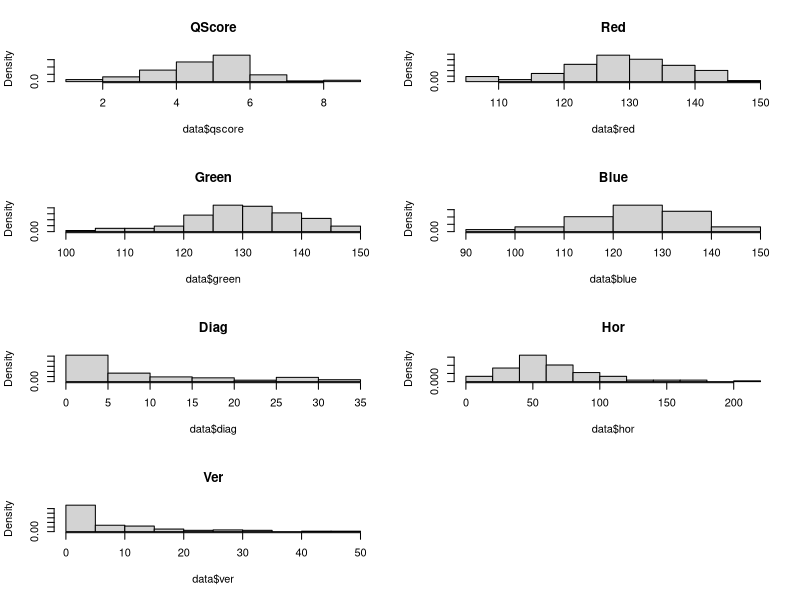
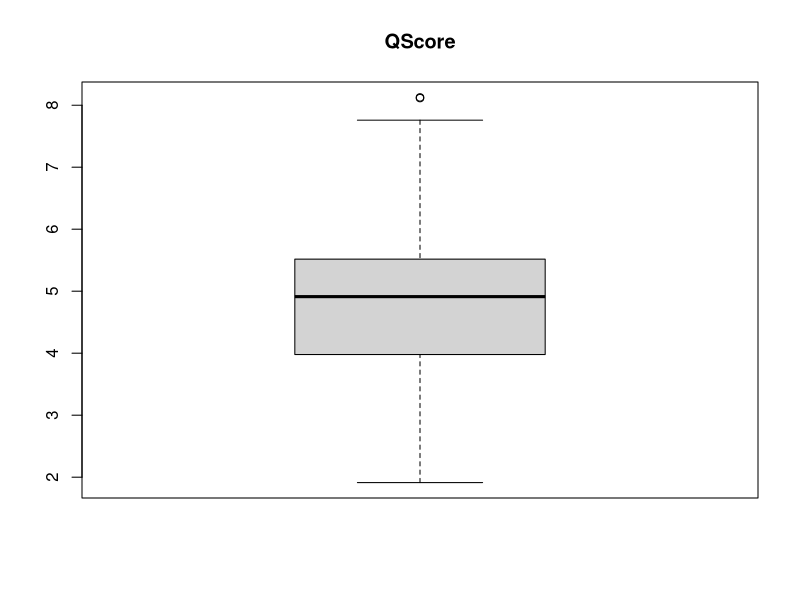
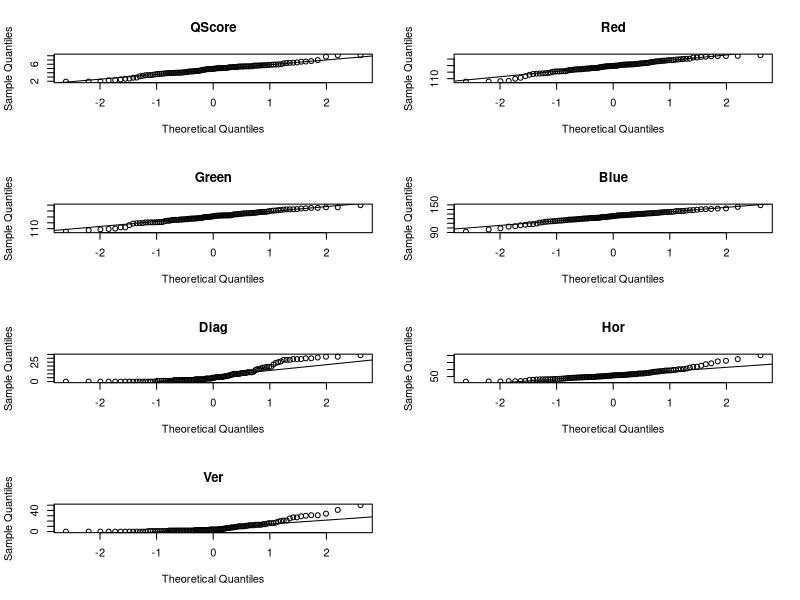
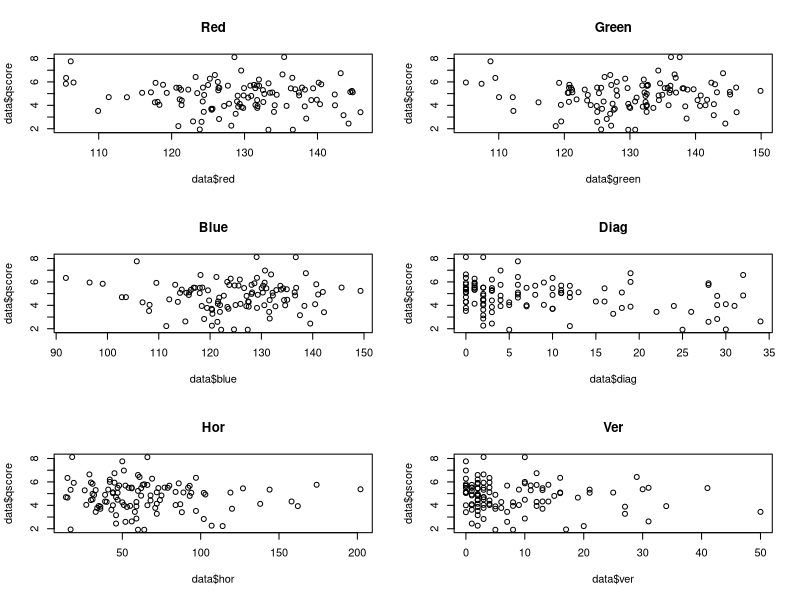
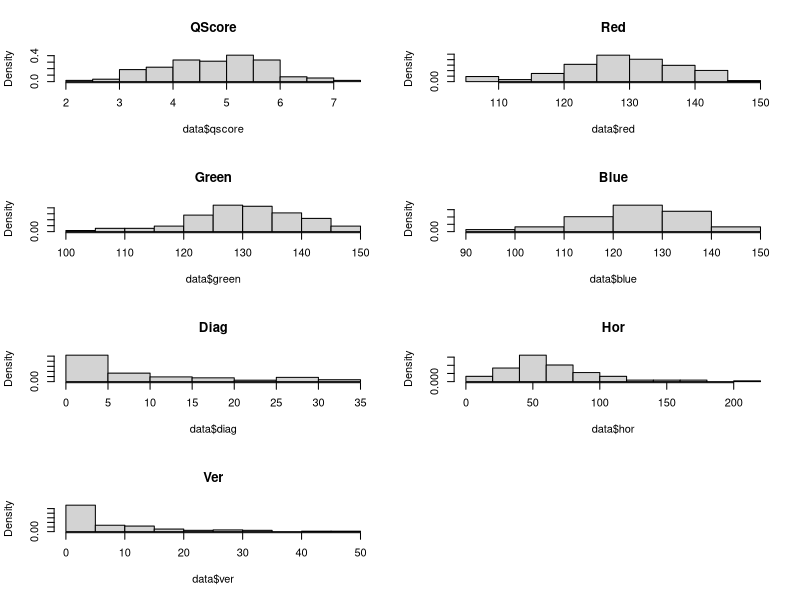
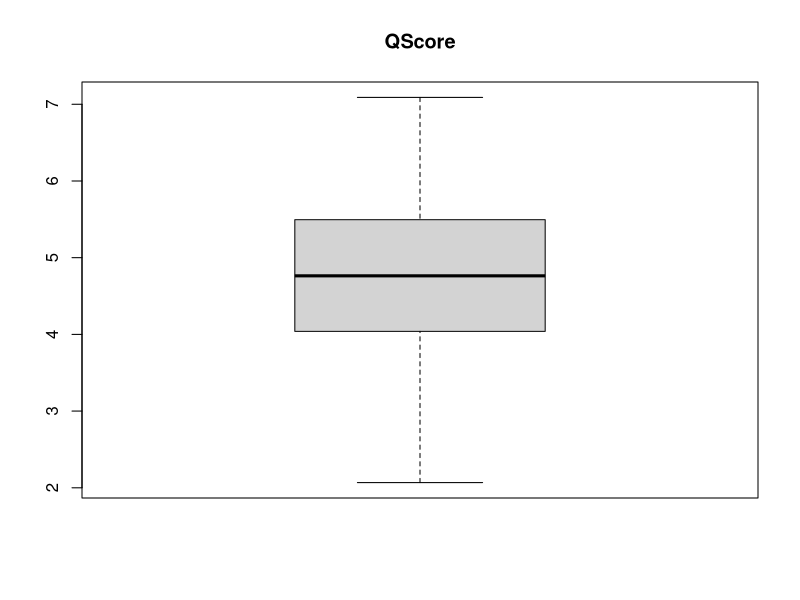
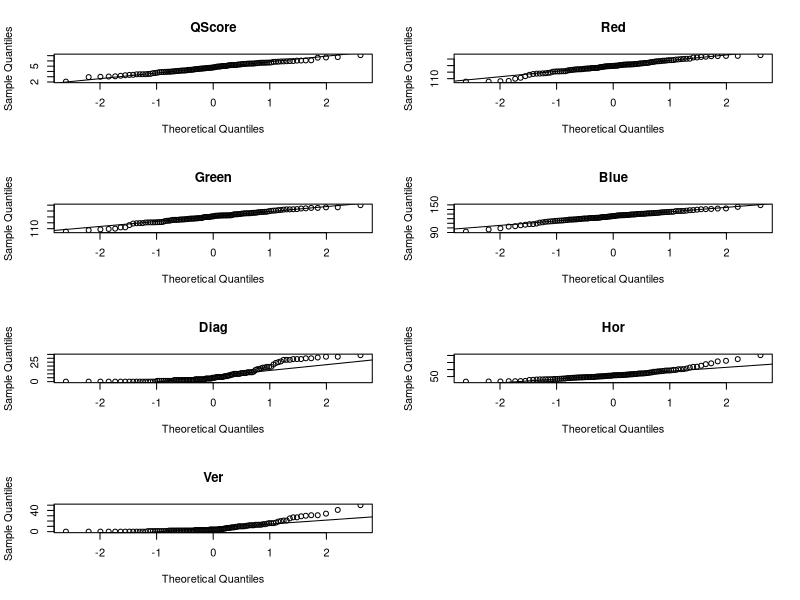
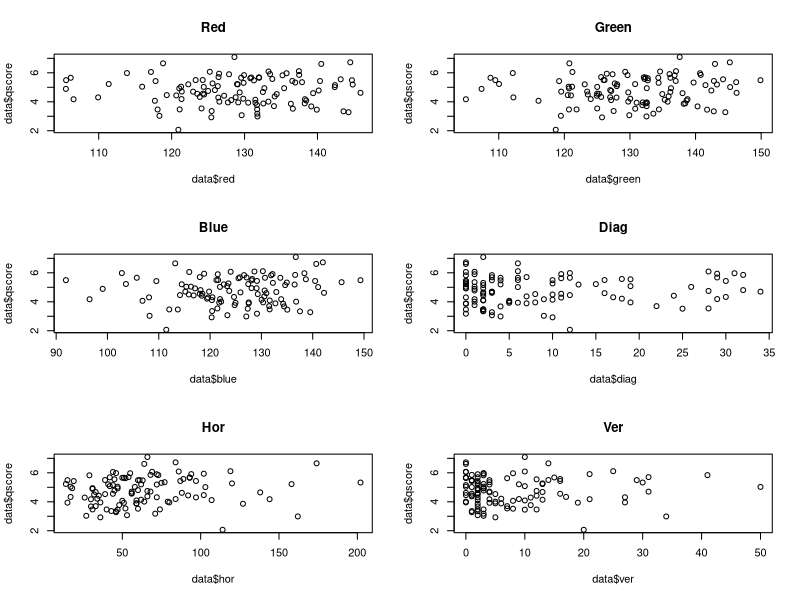

Here is the R script that generated these plots, in order:
#!/bin/Rscript

#Agradavel
data = read.table("rgbQScoreAgrad.dat", header=TRUE)

print("Agradável")
#Spearman, analise do rho  > 0,90 a 1,0 indica correlação muito forte; +- 0,70 a +- 0,90 indica correlação forte; +- 0,50 a +- 0,70 moderada
print("Spearman red")
cor.test(data$qscore, data$red, method="spearman")
print("Spearman green")
cor.test(data$qscore, data$green, method="spearman")
print("Spearman blue")
cor.test(data$qscore, data$blue, method="spearman")
print("Spearman diag")
cor.test(data$qscore, data$diag, method="spearman")
print("Spearman hor")
cor.test(data$qscore, data$hor, method="spearman")
print("Spearman ver")
cor.test(data$qscore, data$ver, method="spearman")

print("Kendall red")
cor.test(data$qscore, data$red, method="kendall")
print("Kendall green")
cor.test(data$qscore, data$green, method="kendall")
print("Kendall blue")
cor.test(data$qscore, data$blue, method="kendall")
print("Kendall diag")
cor.test(data$qscore, data$diag, method="kendall")
print("Kendall hor")
cor.test(data$qscore, data$hor, method="kendall")
print("Kendall ver")
cor.test(data$qscore, data$ver, method="kendall")

pdf(file="histAgrad.pdf", paper="special")
par(mfrow = c(4,2))
hist(data$qscore, prob=TRUE, main="QScore")
hist(data$red, prob=TRUE, main="Red")
hist(data$green, prob=TRUE, main="Green")
hist(data$blue, prob=TRUE, main="Blue")
hist(data$diag, prob=TRUE, main="Diag")
hist(data$hor, prob=TRUE, main="Hor")
hist(data$ver, prob=TRUE, main="Ver")

pdf(file="boxAgrad.pdf", paper="special")
#par(mfrow = c(4,2))
boxplot(data$qscore, prob=TRUE, main="QScore")
#boxplot(data$red, prob=TRUE, main="Red")
#boxplot(data$green, prob=TRUE, main="Green")
#boxplot(data$blue, prob=TRUE, main="Blue")
#boxplot(data$diag, prob=TRUE, main="Diag")
#boxplot(data$hor, prob=TRUE, main="Hor")
#boxplot(data$ver, prob=TRUE, main="Ver")

pdf(file="qqplotsAgrad.pdf", paper="special")
par(mfrow = c(4,2))
qqnorm(data$qscore, main="QScore");qqline(data$qscore)
qqnorm(data$red, main="Red");qqline(data$red)
qqnorm(data$green, main="Green");qqline(data$green)
qqnorm(data$blue, main="Blue");qqline(data$blue)
qqnorm(data$diag, main="Diag");qqline(data$diag)
qqnorm(data$hor, main="Hor");qqline(data$hor)
qqnorm(data$ver, main="Ver");qqline(data$ver)

pdf(file="plotsAgrad.pdf", paper="special")
par(mfrow = c(3,2))
plot(data$red, data$qscore, main="Red")
plot(data$green, data$qscore, main="Green")
plot(data$blue, data$qscore, main="Blue")
plot(data$diag, data$qscore, main="Diag")
plot(data$hor, data$qscore, main="Hor")
plot(data$ver, data$qscore, main="Ver")



#Segurança
data = read.table("rgbQScoreSeg.dat", header=TRUE)

print("Segurança")
#Spearman, analise do rho  > 0,90 a 1,0 indica correlação muito forte; +- 0,70 a +- 0,90 indica correlação forte; +- 0,50 a +- 0,70 moderada
print("Spearman red")
cor.test(data$qscore, data$red, method="spearman")
print("Spearman green")
cor.test(data$qscore, data$green, method="spearman")
print("Spearman blue")
cor.test(data$qscore, data$blue, method="spearman")
print("Spearman diag")
cor.test(data$qscore, data$diag, method="spearman")
print("Spearman hor")
cor.test(data$qscore, data$hor, method="spearman")
print("Spearman ver")
cor.test(data$qscore, data$ver, method="spearman")

print("Kendall red")
cor.test(data$qscore, data$red, method="kendall")
print("Kendall green")
cor.test(data$qscore, data$green, method="kendall")
print("Kendall blue")
cor.test(data$qscore, data$blue, method="kendall")
print("Kendall diag")
cor.test(data$qscore, data$diag, method="kendall")
print("Kendall hor")
cor.test(data$qscore, data$hor, method="kendall")
print("Kendall ver")
cor.test(data$qscore, data$ver, method="kendall")

pdf(file="histSeg.pdf", paper="special")
par(mfrow = c(4,2))
hist(data$qscore, prob=TRUE, main="QScore")
hist(data$red, prob=TRUE, main="Red")
hist(data$green, prob=TRUE, main="Green")
hist(data$blue, prob=TRUE, main="Blue")
hist(data$diag, prob=TRUE, main="Diag")
hist(data$hor, prob=TRUE, main="Hor")
hist(data$ver, prob=TRUE, main="Ver")

pdf(file="boxSeg.pdf", paper="special")
#par(mfrow = c(4,2))
boxplot(data$qscore, prob=TRUE, main="QScore")
#boxplot(data$red, prob=TRUE, main="Red")
#boxplot(data$green, prob=TRUE, main="Green")
#boxplot(data$blue, prob=TRUE, main="Blue")
#boxplot(data$diag, prob=TRUE, main="Diag")
#boxplot(data$hor, prob=TRUE, main="Hor")
#boxplot(data$ver, prob=TRUE, main="Ver")

pdf(file="qqplotsSeg.pdf", paper="special")
par(mfrow = c(4,2))
qqnorm(data$qscore, main="QScore");qqline(data$qscore)
qqnorm(data$red, main="Red");qqline(data$red)
qqnorm(data$green, main="Green");qqline(data$green)
qqnorm(data$blue, main="Blue");qqline(data$blue)
qqnorm(data$diag, main="Diag");qqline(data$diag)
qqnorm(data$hor, main="Hor");qqline(data$hor)
qqnorm(data$ver, main="Ver");qqline(data$ver)

pdf(file="plotsSeg.pdf", paper="special")
par(mfrow = c(3,2))
plot(data$red, data$qscore, main="Red")
plot(data$green, data$qscore, main="Green")
plot(data$blue, data$qscore, main="Blue")
plot(data$diag, data$qscore, main="Diag")
plot(data$hor, data$qscore, main="Hor")
plot(data$ver, data$qscore, main="Ver")
